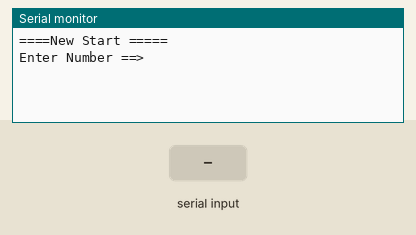
This sketch was run on a simulated Arduino Uno, built with avr-gcc and run on an emulated ATmega328P. On the bench: the last lines printed to the serial monitor. The test bench sets the inputs (shaded band).

Above: at 1.2 s.
1.3 s: "90,45\n" received over Serial
At 2.2 s:
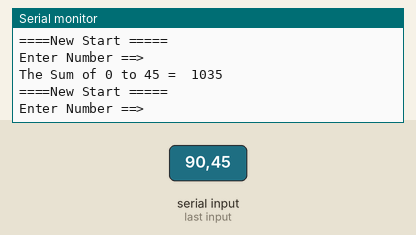
2.8 s: "30,150\n" received over Serial
At 4.5 s:
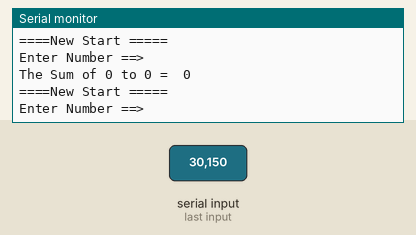
Timing chart, 0 to 6.0 s (numbered marks = the images above; inputs shaded):
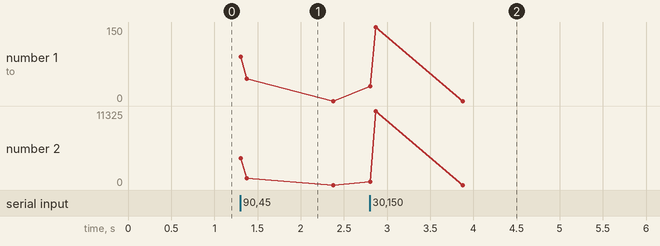

Measured:
- after the input at 1.3 s, the serial monitor: prints a new line at once (image 1)
- after the input at 2.8 s, the serial monitor: prints a new line at once (image 2)

The sketch:

5-9.ino
```cpp
void setup() {
  // 시리얼 통신 속도 설정 : 속도 9600 bps, 8데이터 비트, 패리티 없음, 한 개의 스톱비트
 Serial.begin(9600) ;

}

void loop() {
      int  Sum = 0, Num = 0;
      int  i = 0;

      Serial.println("====New Start =====");
      Serial.println("Enter Number ==>");

          // PC에서 데이터가 전송되어 올때까지 기다린다.
          while(1) {
             if(Serial.available() > 0 ) break;
          }
          Num =  Serial.parseInt();

          for( i = 0 ; i <=Num ; i++) {
                                Sum = Sum + i ;
          }
         Serial.print("The Sum of 0 to ");
         Serial.print(Num);
         Serial.print(" =  ");
         Serial.println(Sum);
}
```
